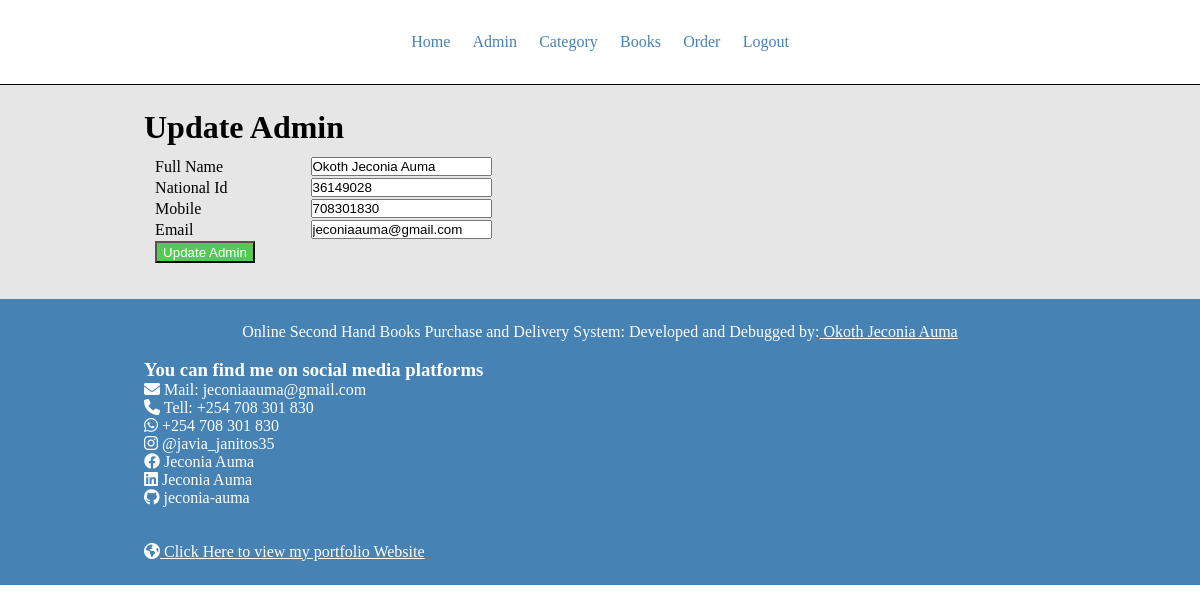
Screenshot of /admin/update-admin.php?id=1247 (signed in) with the database file from the repository.
### tables this page shows
CREATE TABLE `users` (
  `id` int(11) NOT NULL,
  `full_name` varchar(100) NOT NULL,
  `national_id` int(11) NOT NULL,
  `mobile` int(11) DEFAULT NULL,
  `email` varchar(100) NOT NULL,
  `password` varchar(255) NOT NULL,
  `user_type` varchar(10) NOT NULL
);

### admin/update-admin.php (the view, shortened to what this page needs)
<?php include('partials/menu.php'); ?>
<?php
    $id = $_GET['id'];
    $sql = "SELECT * FROM users WHERE id=$id";
    $res = mysqli_query($conn, $sql);
    if($res == TRUE){
        $count = mysqli_num_rows($res);
        if($count == 1){
            $row = mysqli_fetch_assoc($res);
            $full_name = $row['full_name'];
            $national_id = $row['national_id'];
            $mobile = $row['mobile'];
            $email = $row['email'];
        }
    }
?>
<div class="container">
    <div class="wrapper">
        <h1>Update Admin</h1>
        <form action="" method="post">
            <table class="tbl-50">
                <tr>
                    <td>Full Name</td>
                    <td><input type="text" name="full_name" value="<?php echo $full_name?>"></td>
                </tr>
                <tr>
                    <td>National Id</td>
                    <td><input type="number" name="national_id" minlength="10" value="<?php echo $national_id?>"></td>
                </tr>
                <tr>
                    <td>Mobile</td>
                    <td><input type="tel" name="mobile" minlength="10" value="<?php echo $mobile?>"></td>
                </tr>
                <tr>
                    <td>Email</td>
                    <td><input type="text" name="email" value="<?php echo $email?>"></td>
                </tr>
                <tr>
                    <td><input type="submit" name="submit" value="Update Admin" class="btn-secondary"></td>
                </tr>
            </table>
        </form>
    </div>
</div>
<?php include('partials/footer.php'); ?>

### css/admin.css (style rules this page uses)
* { padding: 0; margin: 0; box-sizing: border-box; font-size: serif; }
.container { width: 100vw; }
.container { background-color: rgb(230, 230, 230); }
.wrapper { width: 80%; padding: 2%; margin: 0 auto; }
.btn-secondary { padding: 1% 6px; background-color: rgb(84, 201, 84); text-decoration: none; color: #fff; display: inline-block; }
.tbl-50 { width: 50%; padding: 1%; }

### rows the page displays
users: full_name "Okoth Jeconia Auma", national_id "36149028", mobile "708301830", email "jeconiaauma@gmail.com"
